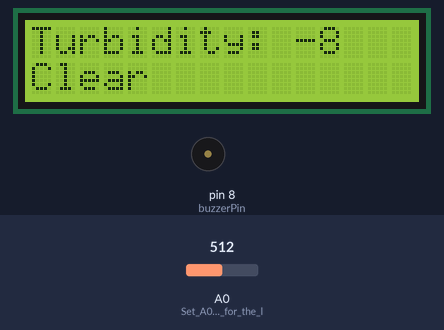
The sketch below on a simulated Arduino Uno, built with avr-gcc and run on an emulated ATmega328P. Parts: 16×2 character LCD, buzzer (waves = sounding). The inputs (shaded band) are chosen by the test bench; at power-on: A0 (Set_A0_as_input_for_the_l) = 512. What the sketch prints to the serial monitor is not drawn.

Above: at 1.2 s.
1.3 s: A0 (Set_A0_as_input_for_the_l) set to 347
At 3.4 s:
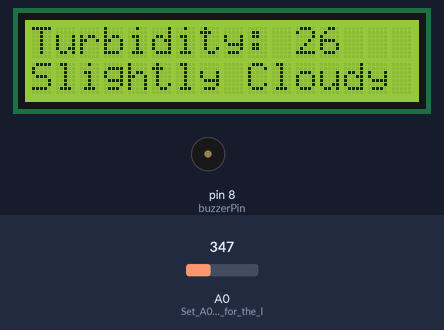
4.0 s: A0 (Set_A0_as_input_for_the_l) set to 323
At 5.0 s:
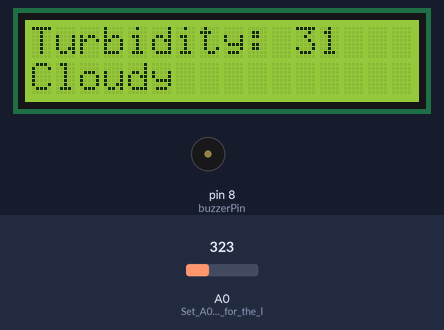
9.5 s: A0 (Set_A0_as_input_for_the_l) set to 244
At 11.4 s:
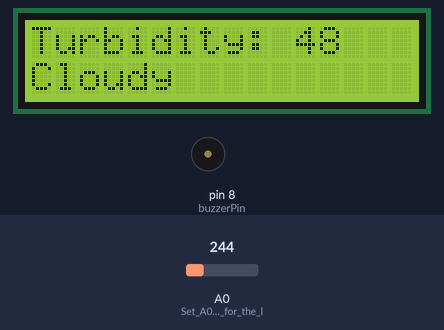
12.2 s: A0 (Set_A0_as_input_for_the_l) set to 227
At 15.2 s:
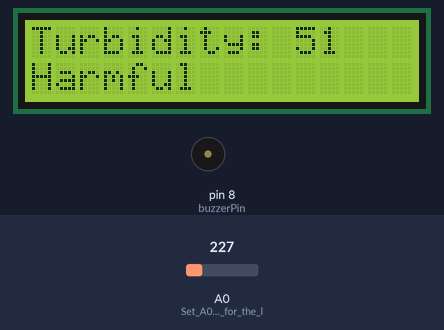
18.2 s: A0 (Set_A0_as_input_for_the_l) set to 511
At 19.8 s:
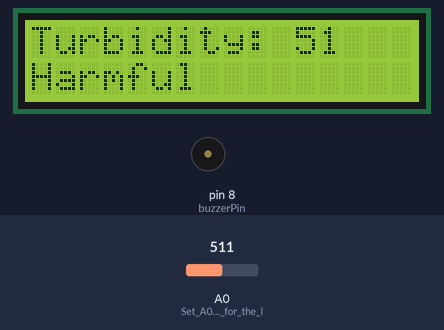
Timing chart, 0 to 21.3 s (numbered marks = the images above; inputs shaded):
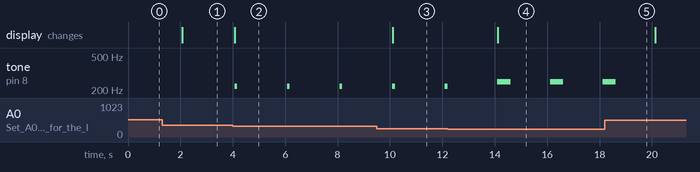

Measured:
- the behaviour switches between 330 and 329 on A0 (Set_A0_as_input_for_the_l) (found by bisection; images 1 and 2)
- the behaviour switches between 236 and 235 on A0 (Set_A0_as_input_for_the_l) (found by bisection; images 3 and 4)
- after the input at 1.3 s, the display: changes after 0.77 s (image 1)
- after the input at 4.0 s, tone on pin 8 (buzzerPin): alternates 220 Hz for 0.10 s and silent for 1.9 s, starting after 0.08 s; the display: changes after 0.08 s (image 2)
- after the input at 9.5 s, the display: changes after 0.60 s (image 3)
- after the input at 12.2 s, the display: changes after 1.9 s (image 4)
- after the input at 18.2 s, tone on pin 8 (buzzerPin): goes on until 18.6 s, then stays silent

The sketch:

WaterQualityMonitor.ino
```cpp
#include <LiquidCrystal.h>

// Initializing the LCD with the appropriate pins
LiquidCrystal lcd(12, 11, 5, 4, 3, 2);

// Defining the buzzer pin
const int buzzerPin = 8; // Using pin 8 for the buzzer

void setup() {
  Serial.begin(9600);
  lcd.begin(16, 2);
  pinMode(buzzerPin, OUTPUT); // Set the buzzer pin as an output
  pinMode(A0, INPUT); // Set A0 as input for the light sensor
}

void loop() {
  // Simulated turbidity measurement using light sensor
  int lightLevel = analogRead(A0); // Reading light level from A0

  // Mapping the light level to a range of 0-100, where low light = high turbidity
  int turbidityLevel = map(lightLevel, 471, 0, 0, 100);

  // Printing "turbidity" value to Serial Monitor
  Serial.print("Simulated Turbidity: ");
  Serial.println(turbidityLevel);

  // Determining water status based on "turbidity" (light level)
  String waterStatus;
  if (turbidityLevel < 10) {
    waterStatus = "Clear";
    noTone(buzzerPin); // Turn off the buzzer
  } else if (turbidityLevel < 30) {
    waterStatus = "Slightly Cloudy";
    noTone(buzzerPin); // Turn off the buzzer
  } else if (turbidityLevel < 50) {
    waterStatus = "Cloudy";
    tone(buzzerPin, 220, 100); // Buzzer on for "Cloudy"
  } else {
    waterStatus = "Harmful";
    tone(buzzerPin, 250, 500); // Buzzer on for "Harmful"
  }

  // Displaying simulated turbidity and water status on LCD
  lcd.clear(); // Clear the display
  lcd.setCursor(0, 0);
  lcd.print("Turbidity: ");
  lcd.print(turbidityLevel);

  lcd.setCursor(0, 1);
  lcd.print(waterStatus);

  delay(2000); // Update every 2 seconds
}
```
